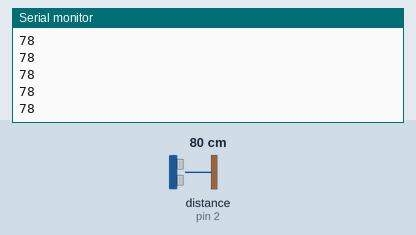
Simulated run of this sketch. Board: Arduino Uno, built with avr-gcc and run on an emulated ATmega328P. Shown: the last lines printed to the serial monitor. Wiring (inferred from the names in the program): ultrasonic range finder: trigger pin 4; echo pin 2. The test bench sets the inputs (shaded band); at power-on: distance to the obstacle (sensor on pin 2) 80 cm. The echo pulse lasts 58.3 µs per cm.

Above: at 1.2 s.
1.3 s: distance to the obstacle (sensor on pin 2) set to 2 cm
At 1.59 s:
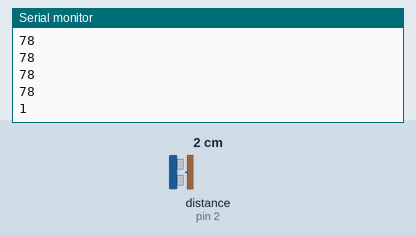
2.8 s: distance to the obstacle (sensor on pin 2) set to 4 cm
At 2.8 s:
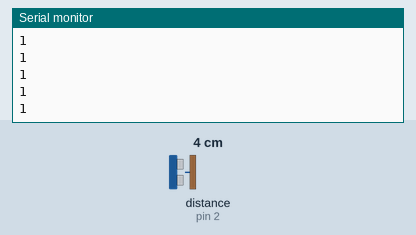
Timing chart, 0 to 5.8 s (numbered marks = the images above; inputs shaded):
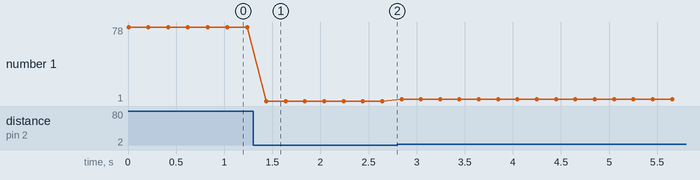

The sketch:

Ultrasonic_Sensor.ino
```cpp
int trigpin = 4;
int echopin = 2;
void setup() {
  Serial.begin(9600);
  pinMode(trigpin,OUTPUT);
  pinMode(echopin, INPUT);
}

void loop() {
  digitalWrite(trigpin, LOW);
  delayMicroseconds(2);
  digitalWrite(trigpin, HIGH);
  delayMicroseconds(10);
  digitalWrite(trigpin, LOW);

  long duration = pulseIn(echopin, HIGH);
  long distance = duration * 0.034 /2;

  //Serial.println(duration);
  Serial.println(distance);
  delay(200);


}
```

Measured:
- after the input at 1.3 s, the serial monitor: prints a new line after 0.14 s (image 1)
- plotted number 1: 78 → 1 after the input at 1.3 s, 1 → 3 after the input at 2.8 s
